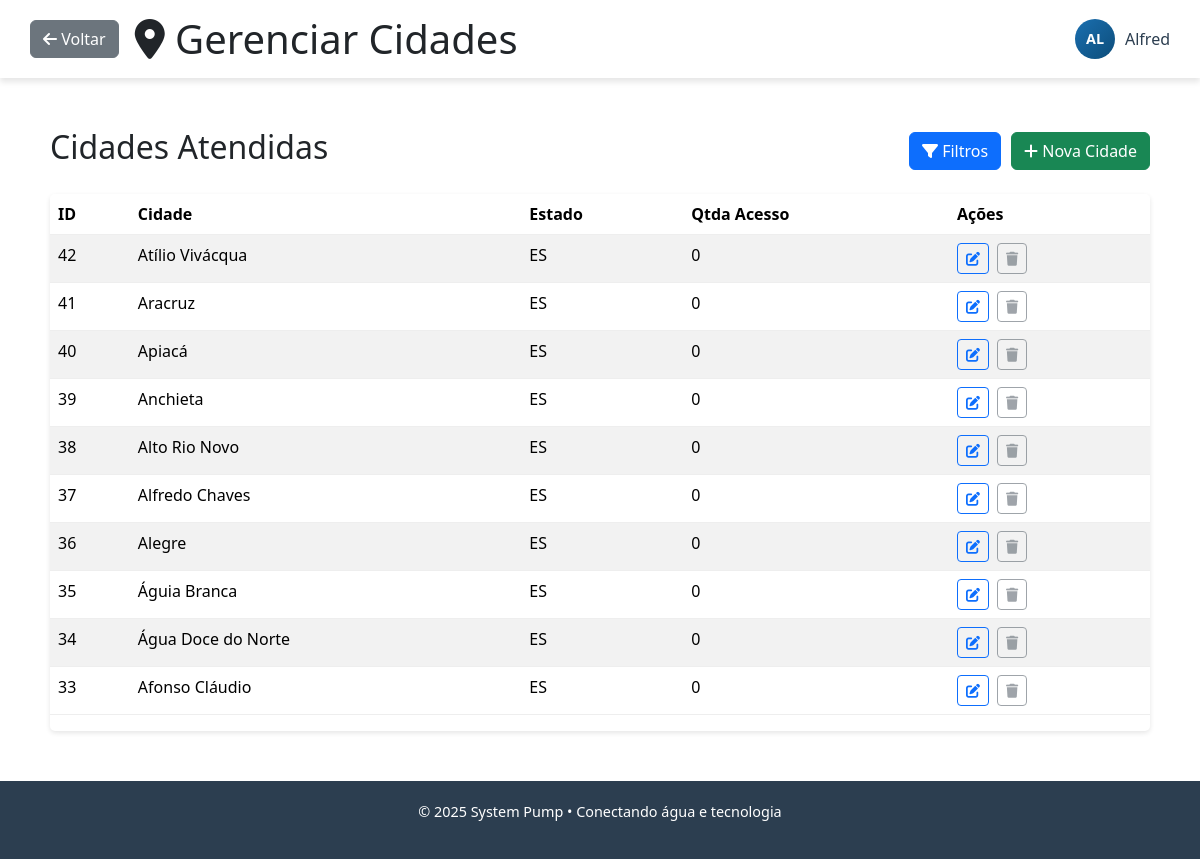
The page /gerenciadorCidades.php (signed in) on the database its author committed.
### tables this page shows
CREATE TABLE `cidade` (
  `idCidade` int(11) NOT NULL,
  `nomeCidade` varchar(100) NOT NULL,
  `estado_idEstado` int(11) NOT NULL,
  `qtdaAcesso` int(11) DEFAULT NULL,
  `representante_id` int(11) DEFAULT NULL
);

CREATE TABLE `estado` (
  `idEstado` int(11) NOT NULL,
  `nomeEstado` varchar(100) NOT NULL,
  `siglaEstado` char(2) NOT NULL
);

### public/gerenciadorCidades.php (the view, shortened to what this page needs)
<?php
    $tipoUsuario = $_SESSION['usuario']['tipoUsuario'];
    $usuario = $_SESSION['usuario'];
    $nomeUsuario = $usuario['nomeUsuario'];
    $avatarUrl = $usuario['avatar_url'] ?? '';
    $idUsuario = $usuario['idUsuario'];
    if ($tipoUsuario === 'admin') {
        $voltar = "adm.php";
    } elseif ($tipoUsuario === 'representante') {
        $voltar = "representante.php";
    } else {
        $voltar = "login.php";
    }
    $conexao = conectarBD();
    $where_conditions = [];
    $params = [];
    $types = "";
    if ($tipoUsuario === 'representante') {
        $where_conditions[] = "c.representante_id = ?";
        $params[] = $idUsuario;
        $types .= "i";
    }
    $where_sql = "";
    if (!empty($where_conditions)) {
        $where_sql = "WHERE " . implode(" AND ", $where_conditions);
    }
    $sql_cidades = "SELECT c.*, e.nomeEstado, e.siglaEstado
                    FROM cidade c
                    INNER JOIN estado e ON c.estado_idEstado = e.idEstado
                    $where_sql
                    ORDER BY c.idCidade DESC
                    LIMIT 50";
    $stmt_cidades = mysqli_prepare($conexao, $sql_cidades);
    if (!empty($params)) {
        mysqli_stmt_bind_param($stmt_cidades, $types, ...$params);
    }
    mysqli_stmt_execute($stmt_cidades);
    $result_cidades = mysqli_stmt_get_result($stmt_cidades);
?>
<!DOCTYPE html>
<html lang="pt-BR">
<head>
    <link rel="stylesheet" href="https://cdnjs.cloudflare.com/ajax/libs/font-awesome/6.4.0/css/all.min.css">
    <link rel="stylesheet" href="./css/adm.css">
    <link rel="stylesheet" href="./css/gerenciadorCidades.css">
    <link href="https://cdn.jsdelivr.net/npm/bootstrap@5.3.3/dist/css/bootstrap.min.css" rel="stylesheet">
</head>
<body>
    <div class="admin-container">
        <main class="main-content">
            <header class="header d-flex justify-content-between align-items-center">
                <div class="d-flex align-items-center gap-3">
                    <a href="<?php echo $voltar; ?>" class="btn btn-secondary">
                        <i class="fas fa-arrow-left"></i> Voltar
                    </a>
                    <h1 class="mb-0"><i class="fas fa-map-marker-alt"></i> Gerenciar Cidades</h1>
                </div>
                <div class="header-right">
                    <div class="user-info">
                        <?php if (!empty($avatarUrl)): ?>
                            <div class="user-avatar fallback" style="display: none;"><?= strtoupper(substr($nomeUsuario, 0, 2)) ?></div>
                        <?php else: ?>
                            <div class="user-avatar"><?= strtoupper(substr($nomeUsuario, 0, 2)) ?></div>
                        <?php endif; ?>
                        <span><?= htmlspecialchars($nomeUsuario) ?></span>
                    </div>
                </div>
            </header>
            <div class="page-content">
                <div class="cities-container">
                    <div class="cities-header">
                        <h2>Cidades Atendidas</h2>
                        <div class="cities-actions">
                            <button class="btn btn-primary" onclick="toggleFiltros()">
                                <i class="fas fa-filter"></i> Filtros
                            </button>
                            <button class="btn btn-success" onclick="abrirModal('addCityModal')">
                                <i class="fas fa-plus"></i> Nova Cidade
                            </button>
                        </div>
                    </div>
                    <div class="cities-table-container">
                        <table class="cities-table table table-striped">
                            <thead>
                                <tr>
                                    <th>ID</th>
                                    <th>Cidade</th>
                                    <th>Estado</th>
                                    <th>Qtda Acesso</th>
                                    <th>Ações</th>
                                </tr>
                            </thead>
                            <tbody>
                                <?php if ($result_cidades && mysqli_num_rows($result_cidades) > 0): ?>
                                    <?php while ($cidade = mysqli_fetch_assoc($result_cidades)): ?>
                                        <?php $isColatina = (strtolower($cidade['nomeCidade']) === 'colatina'); ?>
                                        <tr>
                                            <td><?php echo $cidade['idCidade']; ?></td>
                                            <td>
                                                <?php echo htmlspecialchars($cidade['nomeCidade']); ?>
                                            </td>
                                            <td><?php echo $cidade['siglaEstado']; ?></td>
                                            <td><?php echo number_format($cidade['qtdaAcesso'], 0, ',', '.'); ?></td>
                                            <td>
                                                <button class="btn btn-sm btn-outline-primary me-1"
                                                        onclick="editarCidade(<?php echo $cidade['idCidade']; ?>)"
                                                        title="Editar">
                                                    <i class="fas fa-edit"></i>
                                                </button>
                                                <?php if ($tipoUsuario === 'admin'): ?>
                                                    <?php if ($isColatina): ?>
                                                        <button class="btn btn-sm btn-outline-danger btn-excluir-desabilitado"
                                                                title="Esta cidade não pode ser excluída" disabled>
                                                            <i class="fas fa-trash"></i>
                                                        </button>
                                                    <?php else: ?>
                                                        <button class="btn btn-sm btn-outline-danger"
                                                                onclick="confirmarExclusao(<?php echo $cidade['idCidade']; ?>, '<?php echo htmlspecialchars($cidade['nomeCidade']); ?>')"
                                                                title="Excluir">
                                                            <i class="fas fa-trash"></i>
                                                        </button>
                                                    <?php endif; ?>
                                                <?php else: ?>
                                                    <button class="btn btn-sm btn-outline-secondary" disabled title="Apenas administradores podem excluir cidades">
                                                        <i class="fas fa-trash"></i>
                                                    </button>
                                                <?php endif; ?>
                                            </td>
                                        </tr>
                                    <?php endwhile; ?>
                                <?php endif; ?>
                            </tbody>
                        </table>
                    </div>
                </div>
            </div>
            <footer class="footer">
                <p>&copy; 2025 System Pump • Conectando água e tecnologia</p>
            </footer>
        </main>
    </div>
</body>
</html>

### public/css/adm.css (style rules this page uses)
:root { --primary: #1a6fb0; --secondary: #0d4d7a; --accent: #2c9c5c; --light: #f5f9fc; --dark: #2c3e50; --gray: #95a5a6; --light-gray: #ecf0f1; --danger: #e74c3c; --warning: #f39c12; --success: #27ae60; --info: #3498db; --border-radius: 8px; --box-shadow: 0 4px 6px rgba(0, 0, 0, 0.1); --transition: all 0.3s ease; }
* { margin: 0; padding: 0; box-sizing: border-box; font-family: 'Segoe UI', Tahoma, Geneva, Verdana, sans-serif; }
body { background-color: var(--light); color: var(--dark); line-height: 1.6; }
.admin-container { display: flex; min-height: 100vh; }
.main-content { flex: 1; display: flex; flex-direction: column; overflow: hidden; }
.header { background-color: white; padding: 15px 30px; box-shadow: var(--box-shadow); display: flex; justify-content: space-between; align-items: center; z-index: 99; }
.header-right { display: flex; align-items: center; gap: 20px; }
.user-info { display: flex; align-items: center; gap: 10px; position: relative; }
.user-avatar { width: 40px; height: 40px; border-radius: 50%; background: linear-gradient(135deg, var(--primary), var(--secondary)); display: flex; align-items: center; justify-content: center; color: white; font-weight: bold; font-size: 0.9rem; flex-shrink: 0; }
.user-avatar.fallback { display: none; }
.user-avatar-img[style*="display: none"] + .user-avatar.fallback, .user-avatar-img:not([src]) + .user-avatar.fallback { display: flex !important; }
.user-info span { font-weight: 500; color: var(--dark); }
.page-content { flex: 1; padding: 30px; overflow-y: auto; }
.btn { padding: 6px 12px; border: none; border-radius: 4px; cursor: pointer; font-size: 0.9rem; transition: var(--transition); display: inline-flex; align-items: center; gap: 5px; }
.btn-primary { background-color: var(--primary); color: white; }
table { width: 100%; border-collapse: collapse; }
table th, table td { padding: 12px 15px; text-align: left; border-bottom: 1px solid var(--light-gray); }
table th { background-color: var(--light); color: var(--dark); font-weight: 600; }
.footer { background-color: var(--dark); color: white; padding: 20px 30px; text-align: center; font-size: 0.9rem; }
.mb-0 { margin-bottom: 0; }

### public/css/gerenciadorCidades.css (style rules this page uses)
.cities-container { padding: 20px; }
.cities-header { display: flex; justify-content: space-between; align-items: center; margin-bottom: 20px; }
.cities-actions { display: flex; gap: 10px; }
.btn { padding: 8px 15px; border: none; border-radius: 4px; cursor: pointer; font-weight: 500; transition: all 0.3s ease; }
.btn-primary { background-color: #3498db; color: white; }
.btn-success { background-color: #2ecc71; color: white; }
.cities-table-container { background-color: white; border-radius: 5px; overflow: hidden; box-shadow: 0 2px 5px rgba(0,0,0,0.1); }
.cities-table { width: 100%; border-collapse: collapse; }
.cities-table th, .cities-table td { padding: 12px 15px; text-align: left; border-bottom: 1px solid #eee; }
.cities-table th { background-color: #f8f9fa; font-weight: 600; }
.btn-sm { padding: 5px 10px; font-size: 0.85rem; }
.btn-secondary { background-color: #95a5a6; color: white; }

### rows shown on the page
cidade: idCidade "42", nomeCidade "Atílio Vivácqua", estado_idEstado.siglaEstado "ES", qtdaAcesso "0"
cidade: idCidade "41", nomeCidade "Aracruz", estado_idEstado.siglaEstado "ES", qtdaAcesso "0"
cidade: idCidade "40", nomeCidade "Apiacá", estado_idEstado.siglaEstado "ES", qtdaAcesso "0"
cidade: idCidade "39", nomeCidade "Anchieta", estado_idEstado.siglaEstado "ES", qtdaAcesso "0"
cidade: idCidade "38", nomeCidade "Alto Rio Novo", estado_idEstado.siglaEstado "ES", qtdaAcesso "0"
cidade: idCidade "37", nomeCidade "Alfredo Chaves", estado_idEstado.siglaEstado "ES", qtdaAcesso "0"
cidade: idCidade "36", nomeCidade "Alegre", estado_idEstado.siglaEstado "ES", qtdaAcesso "0"
cidade: idCidade "35", nomeCidade "Águia Branca", estado_idEstado.siglaEstado "ES", qtdaAcesso "0"
cidade: idCidade "34", nomeCidade "Água Doce do Norte", estado_idEstado.siglaEstado "ES", qtdaAcesso "0"
cidade: idCidade "33", nomeCidade "Afonso Cláudio", estado_idEstado.siglaEstado "ES", qtdaAcesso "0"

### other values the page prints
substr($nomeUsuario, 0, 2) "AL"
$nomeUsuario "Alfred"
